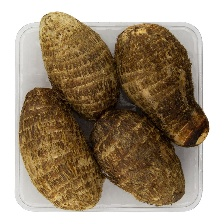
#> input picture pre_processed_dataset/yam/137453-inhame-organico-500g-bandeja.jpg, 224 x 224 px, found by its file name; its folder holds 4 pictures in this run
$ python prepare_dataset.py
#> lines starting #> are read from the running program, lines starting #| are printed output that depends on the picture
import cv2
import os
from sklearn.model_selection import train_test_split

def resize_image(img_path, target_size=(224, 224)):
#> called with target_size = (224, 224)
    img = cv2.imread(img_path)
#> img is the input picture: shape (224, 224, 3); mean B, G, R 123.9, 145.2, 161.5
    if img is not None:
        h, w = img.shape[:2]
#> h = 224; w = 224
        if h > w:
            scale = target_size[0] / h
        else:
            scale = target_size[1] / w
#> scale = 1
        resized_img = cv2.resize(img, None, fx=scale, fy=scale)
        padded_img = cv2.copyMakeBorder(resized_img, 0, target_size[0] - resized_img.shape[0], 0, target_size[1] - resized_img.shape[1], cv2.BORDER_CONSTANT, value=(0, 0, 0))
        return padded_img
    return None

image_paths = ['dataset/yam/' + img for img in os.listdir('dataset/yam/')]

train_paths, test_paths = train_test_split(image_paths, test_size=0.1, random_state=42)
train_paths, val_paths = train_test_split(train_paths, test_size=0.2, random_state=42)

preprocessed_folder = 'pre_processed_dataset/train/yam'
os.makedirs(preprocessed_folder, exist_ok=True)

for img_path in train_paths:
    img = resize_image(img_path)
    if img is not None:
        img_normalized = img / 255.0
        img_name = os.path.basename(img_path)
        cv2.imwrite(os.path.join(preprocessed_folder, img_name), img_normalized * 255.0)

for img_path in val_paths:
    img = resize_image(img_path)
#> call 3 of resize_image, with target_size = (224, 224)
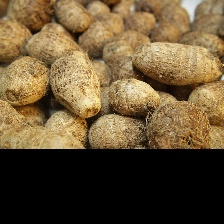
#> input picture pre_processed_dataset/yam/30052012Inhame_FotoMarcosSantos003.jpg, 224 x 224 px, found by its file name
#> in resize_image, img is the input picture: shape (224, 224, 3); mean B, G, R 54.3, 84.6, 104.1
    if img is not None:
        img_normalized = img / 255.0
        img_name = os.path.basename(img_path)
        cv2.imwrite(os.path.join(preprocessed_folder, img_name), img_normalized * 255.0)

for img_path in test_paths:
    img = resize_image(img_path)
#> call 4 of resize_image, with target_size = (224, 224)
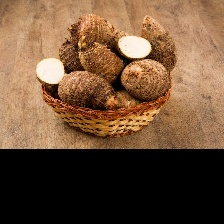
#> input picture pre_processed_dataset/yam/20240125como-cozinhar-inhame-2.jpg, 224 x 224 px, found by its file name
#> in resize_image, img is the input picture: shape (224, 224, 3); mean B, G, R 57.5, 82.4, 112.4
    if img is not None:
        img_normalized = img / 255.0
        img_name = os.path.basename(img_path)
        cv2.imwrite(os.path.join(preprocessed_folder, img_name), img_normalized * 255.0)
